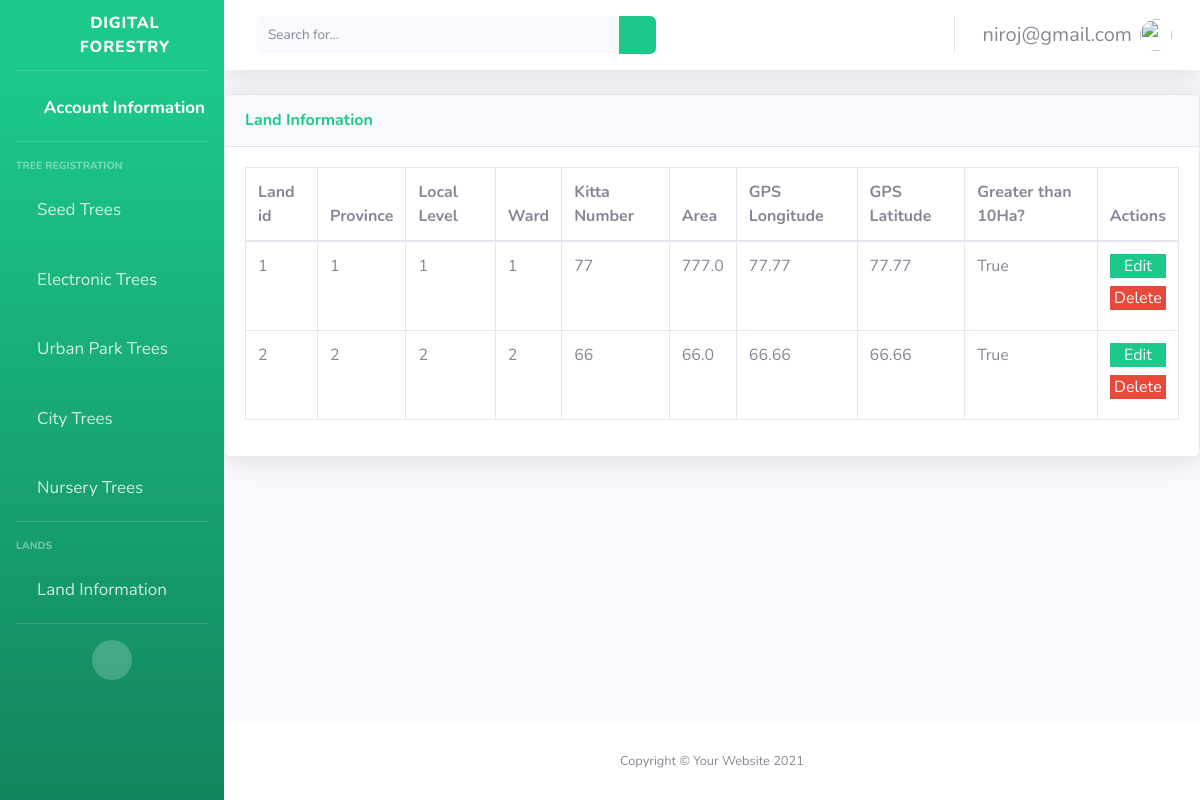
Page /home/land-information/ (signed in) on the earlier database version.
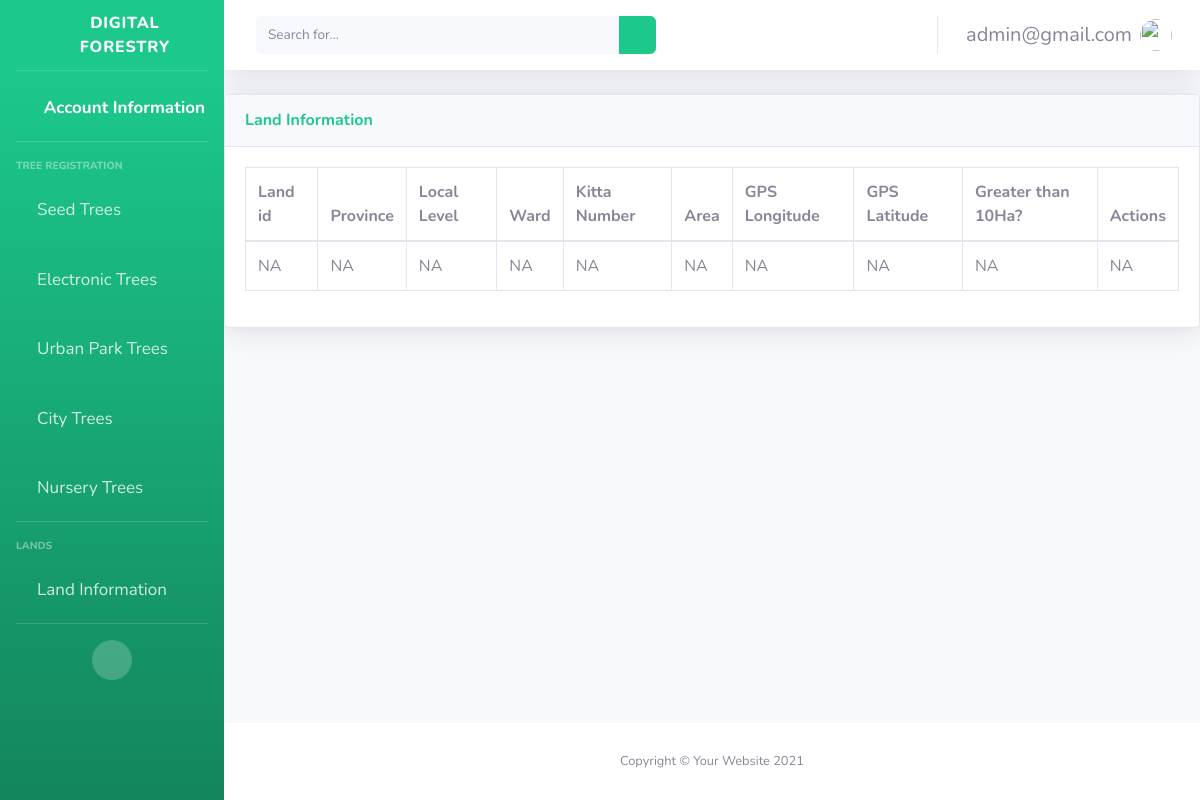
Same page on the later database version.
### main/models.py (models this page shows, shortened)
class CustomUser(AbstractUser):
    username = None
    first_name = None
    last_name = None
    email = models.EmailField(max_length=200, unique=True)
    USERNAME_FIELD = "email"
    REQUIRED_FIELDS = []
    objects = CustomUserManager()

class LandInformation(models.Model):
    user = models.ForeignKey(CustomUser, on_delete=models.CASCADE)
    province = models.ForeignKey(Province,on_delete=models.CASCADE)
    local_level = models.ForeignKey(LocalLevel, on_delete=models.CASCADE)
    ward = models.ForeignKey(Ward, on_delete=models.CASCADE)
    kitta_number = models.CharField(max_length=200)
    area = models.FloatField()
    gps_longitude = models.FloatField()
    gps_latitude = models.FloatField()
    is_greater_than_10Ha = models.BooleanField(default=False)

### main/views.py (the view)
# urls.py: path('home/land-information/', views.land_information_view, name="land_information"),
@login_required(login_url="/")
def land_information_view(request):
    try:
        land_information_datas = get_list_or_404(LandInformation, user_id = request.user.id)
        return render(request, "main/landinfo.html", {"land_information_datas":land_information_datas})
    except Exception as e:
        land_information_datas = None
        return render(request, "main/landinfo.html", {"land_information_datas":land_information_datas})

### main/custom_auth_backend.py (called while the page is built)
    def get_user(self, user_id):
        try:
            return CustomUser.objects.get(pk=user_id)
        except CustomUser.DoesNotExist:
            return None

### main/templates/main/landinfo.html (shortened to what this page needs)
{% extends "signups/base.html" %}
{% load static %}
{% block content %}
  <body>
    <div class="card shadow mb-4">
      <div class="card-header py-3">
        <h6 class="m-0 font-weight-bold text-success">Land Information</h6>
      </div>
      <div class="card-body">
        <div class="table-responsive">
          <table
            class="table table-bordered"
            id="dataTable"
            width="100%"
            cellspacing="0"
          >
            <thead>
              <tr>
                <th>Land id</th>
                <th>Province</th>
                <th>Local Level</th>
                <th>Ward</th>
                <th>Kitta Number</th>
                <th>Area</th>
                <th>GPS Longitude</th>
                <th>GPS Latitude</th>
                <th>Greater than 10Ha?</th>
                <th>Actions</th>
              </tr>
            </thead>
            <tbody>
              {% if land_information_datas %}
              {% for land_information_data in land_information_datas %}
              <tr>
                <td>{{land_information_data.id}}</td>
                        <td>{{land_information_data.province_id}}</td>
                        <td>{{land_information_data.local_level_id}}</td>
                        <td>{{land_information_data.ward_id}}</td>
                        <td>{{land_information_data.kitta_number}}</td>
                        <td>{{land_information_data.area}}</td>
                        <td>{{land_information_data.gps_latitude}}</td>
                        <td>{{land_information_data.gps_longitude}}</td>
                        <td>{{land_information_data.is_greater_than_10Ha}}</td>
                <td>
                  <div class="border-0 mb-2 w-full btn-success text-center">
                    <a href="{%url 'main:land_information_edit' land_information_data.id %}" class="text-gray-100"> Edit </a>
                  </div>
                  <div class="border-0 mb-2 w-full btn-danger text-center">
                    <a href="{%url 'main:land_information_delete' land_information_data.id%}" class="text-gray-100"> Delete </a>
                  </div>
                </td>
              </tr>
              {% endfor %}
              {% else %}
              <tr>
                <td>NA</td>
                <td>NA</td>
                <td>NA</td>
                <td>NA</td>
                <td>NA</td>
                <td>NA</td>
                <td>NA</td>
                <td>NA</td>
                <td>NA</td>
                <td>NA</td>
              </tr>
              {% endif %}
            </tbody>
          </table>
        </div>
      </div>
    </div>
  </body>
  {% endblock %}

### main/templates/signups/base.html (shortened to what the changed rows need)
{% load static %}
<!DOCTYPE html>
<html lang="en">
  <head>
    <link
      href="{% static 'vendor/fontawesome-free/css/all.min.css' %}"
      rel="stylesheet"
      type="text/css"
    />
    <link href=" {% static 'css/sb-admin-2.min.css'%} " rel="stylesheet" />
  </head>
  <body id="page-top">
    <div id="wrapper">
      <div id="content-wrapper" class="d-flex flex-column">
        <div id="content">
          <nav
            class="navbar navbar-expand navbar-light bg-white topbar mb-4 static-top shadow"
          >
            <ul class="navbar-nav ml-auto">
              <li class="nav-item dropdown no-arrow">
                <a
                  class="nav-link dropdown-toggle"
                  href="#"
                  id="userDropdown"
                  role="button"
                  data-toggle="dropdown"
                  aria-haspopup="true"
                  aria-expanded="false"
                >
                  <span class="mr-2 d-none d-lg-inline text-gray-600 small"
                    >{{user}}</span
                  >
                  <img
                    class="img-profile rounded-circle"
                    src="{%static 'img/undraw_profile.svg'%}"
                  />
                </a>
              </li>
            </ul>
          </nav>
          <div class="content-wrapper">
            {% block content %}{% endblock %}
          </div>
        </div>
      </div>
    </div>
  </body>
</html>

Differences in the rows shown:
no longer on this page (row edited): LandInformation: id "1", province_id "1", local_level_id "1", ward_id "1", kitta_number "77", area "777.0", gps_latitude "77.77", gps_longitude "77.77", is_greater_than_10Ha "True"
no longer on this page (row edited): LandInformation: id "2", province_id "2", local_level_id "2", ward_id "2", kitta_number "66", area "66.0", gps_latitude "66.66", gps_longitude "66.66", is_greater_than_10Ha "True"
changed CustomUser: email "niroj@gmail.com" → "admin@gmail.com"
Other differences:
text now shown: "NA NA NA NA NA NA NA NA NA NA"
